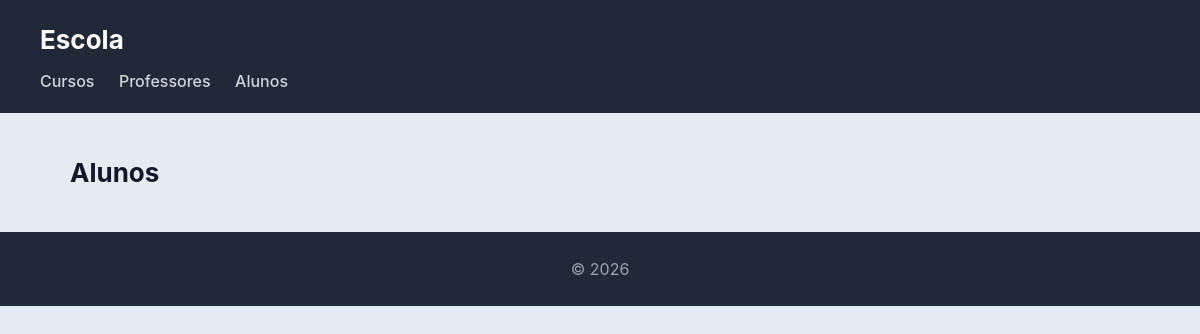
The app's page /escola/alunos/, older data.
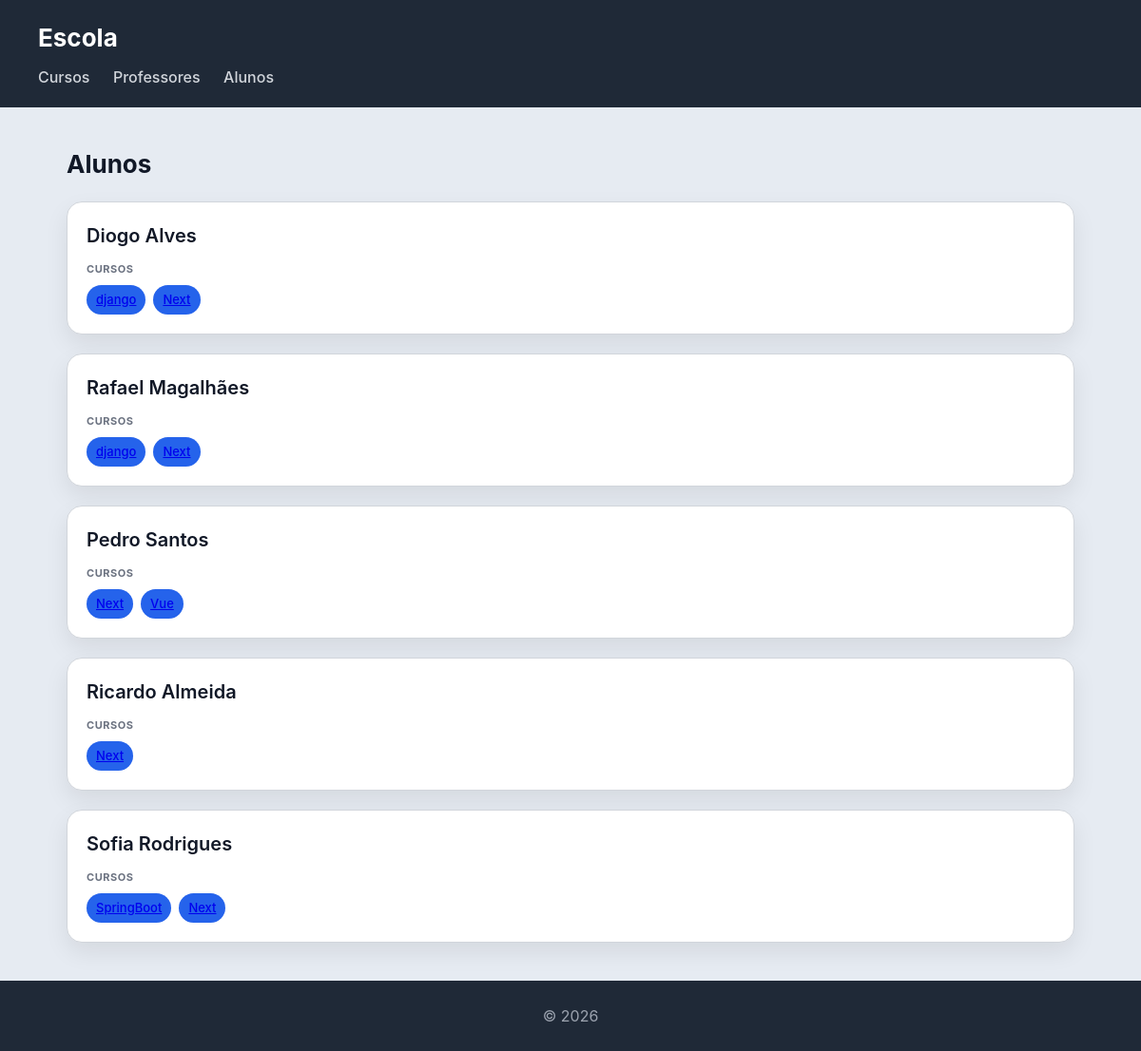
The same page, newer data.
### escola/models.py (models this page shows)
class Aluno(models.Model):
    nome = models.CharField(max_length=100)
    numero = models.CharField(max_length=20, unique=True)
    def __str__(self):
        return self.nome

class Curso(models.Model):
    nome = models.CharField(max_length=100)
    imagem = models.ImageField(upload_to='cursos/')
    professor = models.ForeignKey(Professor, on_delete=models.CASCADE, related_name='cursos')
    alunos = models.ManyToManyField(Aluno, related_name='cursos')
    def __str__(self):
        return self.nome

### escola/views.py (the view)
# urls.py: path('alunos/', views.alunos_view, name='alunos'),
def alunos_view(request):
    alunos = (
        Aluno.objects
        .prefetch_related('cursos')
        .all()
    )
    return render(request, 'escola/alunos.html', {'alunos': alunos})

### escola/templates/escola/alunos.html
{% extends "escola/base.html" %}
{% block content %}
<h2>Alunos</h2>
<section>
    {% for aluno in alunos %}
    <article>
        <header>
            <h3>{{ aluno }}</h3>
        </header>
        <section>
            <h4>Cursos</h4>
            <ul>
                {% for curso in aluno.cursos.all %}
                    <li>
                        <a href="{% url 'curso' curso.id %}">
                        {{ curso }}
                        </a>
                    </li>
               {% endfor %}
            </ul>
        </section>
    </article>
    {% endfor %}
</section>
{% endblock %}

Row changes from the older to the newer data that the page shows:
added Aluno: nome "Diogo Alves"
added Curso: nome "django"
added Curso: nome "Next"
added Aluno: nome "Rafael Magalhães"
added Aluno: nome "Pedro Santos"
added Curso: nome "Vue", shown under "Pedro Santos"
added Aluno: nome "Ricardo Almeida"
added Aluno: nome "Sofia Rodrigues"
added Curso: nome "SpringBoot", shown under "Sofia Rodrigues"
